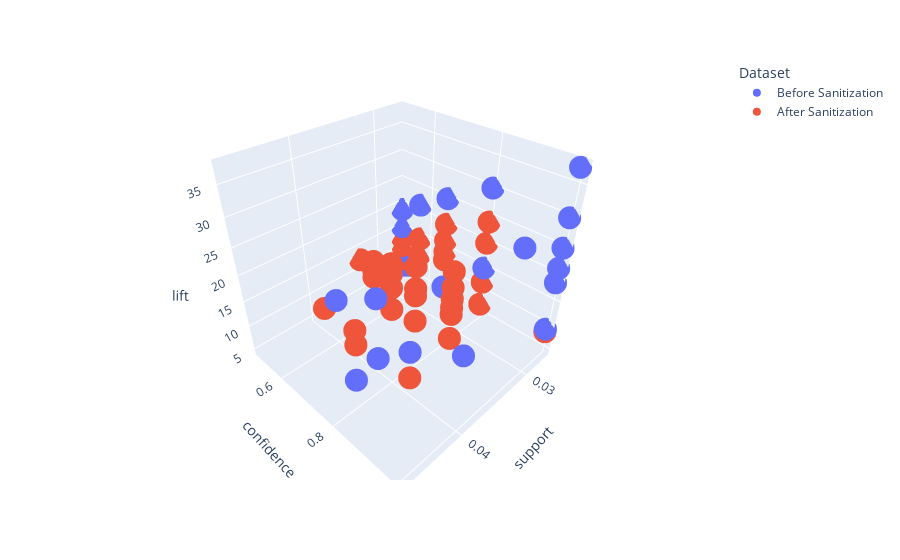

Write notebook code for a chart like this one.
### Code cell
import pandas as pd

# Function to convert frozensets to a string representation
def frozenset_to_string(frozenset_column):
    return frozenset_column.apply(lambda x: ', '.join(x))

# Apply the conversion to both DataFrames
rules['antecedents'] = frozenset_to_string(rules['antecedents'])
rules['consequents'] = frozenset_to_string(rules['consequents'])
rules_after_hidden['antecedents'] = frozenset_to_string(rules_after_hidden['antecedents'])
rules_after_hidden['consequents'] = frozenset_to_string(rules_after_hidden['consequents'])

# Add a column to distinguish between the two sets of rules
rules['Dataset'] = 'Before Sanitization'
rules_after_hidden['Dataset'] = 'After Sanitization'

# Combine the two DataFrames for plotting
combined_rules = pd.concat([rules, rules_after_hidden])

# Now, you should be able to plot without errors
import plotly.express as px

fig = px.scatter_3d(combined_rules,
                    x='support',
                    y='confidence',
                    z='lift',
                    color='Dataset',
                    hover_data=['antecedents', 'consequents'])

fig.show()
